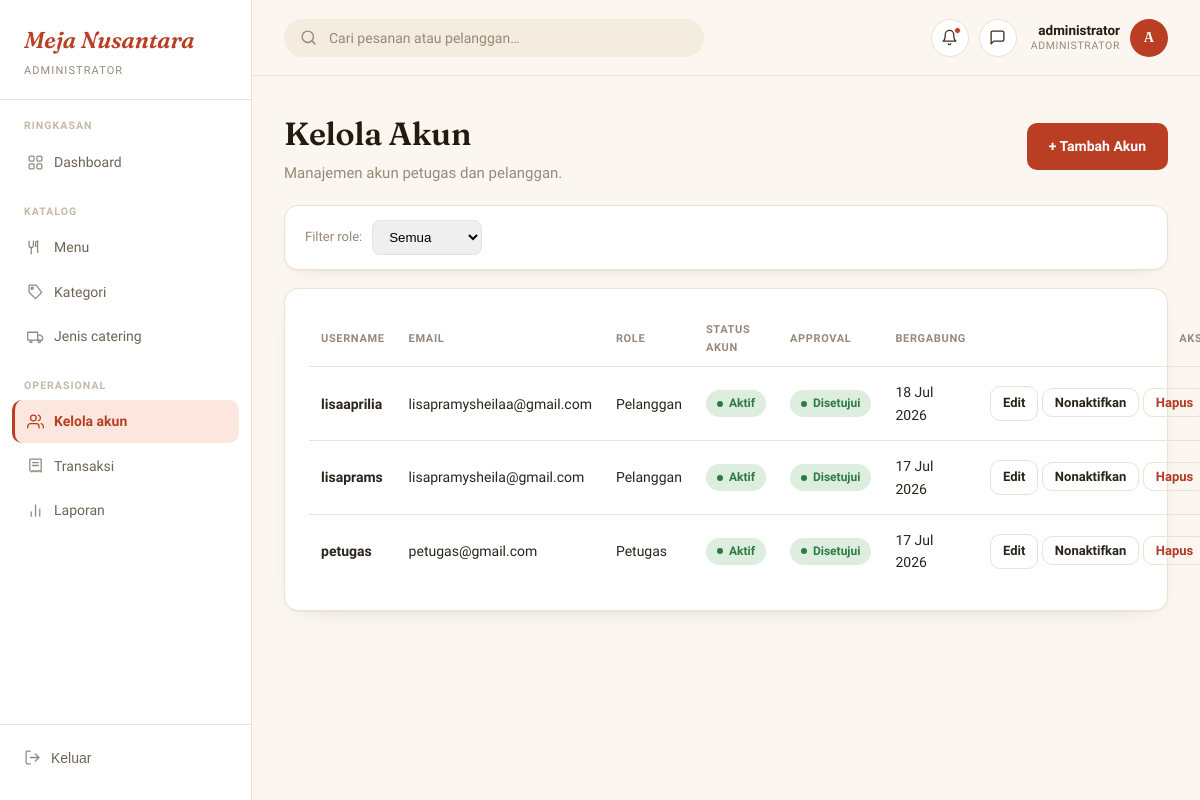
/admin-panel/akun/ (signed in), run on the app's committed database.
### administrator/models.py (models this page shows, shortened)
class User(AbstractUser):
    class Role(models.TextChoices):
        ADMINISTRATOR = 'administrator', 'Administrator'
        petugas = 'petugas', 'petugas'
        PELANGGAN = 'pelanggan', 'Pelanggan'
    role = models.CharField(max_length=20, choices=Role.choices, default=Role.PELANGGAN)
    is_approved = models.BooleanField(
        default=False,
        help_text="Khusus role pelanggan. True jika registrasi sudah disetujui petugas."
    )
    approved_by = models.ForeignKey(
        'self', on_delete=models.SET_NULL, null=True, blank=True,
        related_name='approved_users', limit_choices_to={'role': 'petugas'}
    )
    approved_at = models.DateTimeField(null=True, blank=True)
    no_telepon = models.CharField(max_length=20, blank=True)
    alamat = models.TextField(blank=True)

### administrator/views.py (the view)
# urls.py: path('akun/', views.akun_list, name='akun_list'),
@role_required('administrator')
def akun_list(request):
    role_filter = request.GET.get('role', '')
    akun = User.objects.exclude(role=User.Role.ADMINISTRATOR).order_by('-date_joined')
    if role_filter:
        akun = akun.filter(role=role_filter)
    paginator = Paginator(akun, 15)
    page_obj = paginator.get_page(request.GET.get('page'))
    return render(request, 'administrator/akun_list.html', {'page_obj': page_obj, 'role_filter': role_filter})

### templates/administrator/akun_list.html (shortened to what this page needs)
{% extends "base.html" %}
{% block brand_sub %}Administrator{% endblock %}
{% block topbar_role %}Administrator{% endblock %}
{% block sidebar_nav %}
<div class="nav-group">
  <div class="nav-label">Ringkasan</div>
  <a class="nav-link" href="{% url 'administrator:dashboard' %}">
    Dashboard
  </a>
</div>
<div class="nav-group">
  <div class="nav-label">Katalog</div>
  <a class="nav-link" href="{% url 'administrator:menu_list' %}">
    <svg viewBox="0 0 24 24" fill="none" stroke="currentColor" stroke-width="1.8" stroke-linecap="round" stroke-linejoin="round"><path d="M3 3v7c0 1 1 2 2 2h2c1 0 2-1 2-2V3"/><path d="M6 12v9"/><path d="M15 3c-1.5 0-3 1.5-3 4v3h3v9"/><path d="M15 3v6"/></svg>
    Menu
  </a>
  <a class="nav-link" href="{% url 'administrator:kategori_list' %}">
    <svg viewBox="0 0 24 24" fill="none" stroke="currentColor" stroke-width="1.8" stroke-linecap="round" stroke-linejoin="round"><path d="M20.59 13.41 12 22l-9-9V3h10z"/><circle cx="7.5" cy="7.5" r="1.5"/></svg>
    Kategori
  </a>
  <a class="nav-link" href="{% url 'administrator:jenis_catering_list' %}">
    <svg viewBox="0 0 24 24" fill="none" stroke="currentColor" stroke-width="1.8" stroke-linecap="round" stroke-linejoin="round"><rect x="1" y="6" width="14" height="11"/><path d="M15 10h4l3 3v4h-7z"/><circle cx="5.5" cy="19" r="1.6"/><circle cx="17.5" cy="19" r="1.6"/></svg>
    Jenis catering
  </a>
</div>
<div class="nav-group">
  <div class="nav-label">Operasional</div>
  <a class="nav-link active" href="{% url 'administrator:akun_list' %}">
    <svg viewBox="0 0 24 24" fill="none" stroke="currentColor" stroke-width="1.8" stroke-linecap="round" stroke-linejoin="round"><path d="M17 21v-2a4 4 0 0 0-4-4H5a4 4 0 0 0-4 4v2"/><circle cx="9" cy="7" r="4"/><path d="M23 21v-2a4 4 0 0 0-3-3.87"/><path d="M16 3.13a4 4 0 0 1 0 7.75"/></svg>
    Kelola akun
  </a>
  <a class="nav-link" href="{% url 'administrator:transaksi_list' %}">
    <svg viewBox="0 0 24 24" fill="none" stroke="currentColor" stroke-width="1.8" stroke-linecap="round" stroke-linejoin="round"><path d="M4 3h16v18l-3-2-2 2-2-2-2 2-2-2-2 2-3-2z"/><line x1="8" y1="8" x2="16" y2="8"/><line x1="8" y1="12" x2="16" y2="12"/></svg>
    Transaksi
  </a>
  <a class="nav-link" href="{% url 'administrator:laporan' %}">
    <svg viewBox="0 0 24 24" fill="none" stroke="currentColor" stroke-width="1.8" stroke-linecap="round" stroke-linejoin="round"><line x1="18" y1="20" x2="18" y2="10"/><line x1="12" y1="20" x2="12" y2="4"/><line x1="6" y1="20" x2="6" y2="14"/></svg>
    Laporan
  </a>
</div>
{% endblock %}
{% block content %}
<div class="panel-head" style="margin-bottom: 20px;">
  <div>
    <h1 style="margin-bottom:2px;">Kelola Akun</h1>
    <p style="color: var(--text-muted); margin:0;">Manajemen akun petugas dan pelanggan.</p>
  </div>
  <a href="{% url 'administrator:akun_tambah' %}" class="btn btn-primary">+ Tambah Akun</a>
</div>
<div class="panel" style="padding: 14px 20px; margin-bottom: 18px;">
  <form method="get" style="display:flex; gap:10px; align-items:center;">
    <label style="font-size:13px; color: var(--text-muted); margin:0;">Filter role:</label>
    <select name="role" onchange="this.form.submit()" style="padding:8px 12px; border:1px solid var(--border); border-radius:8px;">
      <option value="" {% if not role_filter %}selected{% endif %}>Semua</option>
    </select>
  </form>
</div>
<div class="panel">
  {% if page_obj %}
  <table class="data">
    <thead>
      <tr>
        <th>Username</th>
        <th>Email</th>
        <th>Role</th>
        <th>Status akun</th>
        <th>Approval</th>
        <th>Bergabung</th>
        <th style="text-align:right;">Aksi</th>
      </tr>
    </thead>
    <tbody>
      {% for akun in page_obj %}
      <tr>
        <td><strong>{{ akun.username }}</strong></td>
        <td>{{ akun.email|default:"-" }}</td>
        <td style="text-transform: capitalize;">{{ akun.role }}</td>
        <td>
          {% if akun.is_active %}
            <span class="badge selesai">Aktif</span>
          {% else %}
            <span class="badge batal">Nonaktif</span>
          {% endif %}
        </td>
        <td>
          {% if akun.is_approved %}
            <span class="badge selesai">Disetujui</span>
          {% else %}
            <span class="badge menunggu">Menunggu</span>
          {% endif %}
        </td>
        <td>{{ akun.date_joined|date:"d M Y" }}</td>
        <td style="text-align:right; white-space:nowrap;">
          <a href="{% url 'administrator:akun_edit' akun.pk %}" class="btn btn-ghost" style="padding:6px 12px; font-size:13px;">Edit</a>
          <form method="post" action="{% url 'administrator:akun_toggle_active' akun.pk %}" style="display:inline;">
            <button type="submit" class="btn btn-ghost" style="padding:6px 12px; font-size:13px;">
              {% if akun.is_active %}Nonaktifkan{% else %}Aktifkan{% endif %}
            </button>
          </form>
          <form method="post" action="{% url 'administrator:akun_hapus' akun.pk %}" style="display:inline;"
                onsubmit="return confirm('Yakin hapus akun {{ akun.username }}? Tindakan ini tidak bisa dibatalkan.');">
            <button type="submit" class="btn btn-ghost" style="padding:6px 12px; font-size:13px; color: var(--danger);">Hapus</button>
          </form>
        </td>
      </tr>
      {% endfor %}
    </tbody>
  </table>
  {% else %}
  <p style="color: var(--text-muted); text-align:center; padding: 30px 0;">Belum ada akun.</p>
  {% endif %}
</div>
{% endblock %}

### templates/base.html (shortened to what this page needs)
{% load static %}
<!DOCTYPE html>
<html lang="id">
<head>
<link rel="stylesheet" href="{% static 'css/main.css' %}">
</head>
<body>
<div class="app-shell">
  <aside class="sidebar">
    <div class="brand">
      <div class="brand-mark">Meja Nusantara</div>
      <div class="brand-sub">{% block brand_sub %}Panel{% endblock %}</div>
    </div>
    {% block sidebar_nav %}{% endblock %}
    <div class="sidebar-bottom">
      <form method="post" action="{% url 'pelanggan:logout' %}">
        <button type="submit" class="nav-link" style="width:100%; background:none; border:none; text-align:left; cursor:pointer;">
          <svg viewBox="0 0 24 24" fill="none" stroke="currentColor" stroke-width="1.8" stroke-linecap="round" stroke-linejoin="round"><path d="M9 21H5a2 2 0 0 1-2-2V5a2 2 0 0 1 2-2h4"/><polyline points="16 17 21 12 16 7"/><line x1="21" y1="12" x2="9" y2="12"/></svg>
          Keluar
        </button>
      </form>
    </div>
  </aside>
  <div class="main-col">
    <header class="topbar">
      <div class="topbar-search">
        <svg viewBox="0 0 24 24" fill="none" stroke="currentColor" stroke-width="2" stroke-linecap="round" stroke-linejoin="round"><circle cx="11" cy="11" r="8"/><line x1="21" y1="21" x2="16.65" y2="16.65"/></svg>
        <input type="text" placeholder="Cari pesanan atau pelanggan…">
      </div>
      <div class="topbar-actions">
        <button type="button" class="icon-btn" aria-label="Notifikasi">
          <svg viewBox="0 0 24 24" fill="none" stroke="currentColor" stroke-width="1.8" stroke-linecap="round" stroke-linejoin="round"><path d="M18 8a6 6 0 1 0-12 0c0 7-3 9-3 9h18s-3-2-3-9"/><path d="M13.73 21a2 2 0 0 1-3.46 0"/></svg>
          <span class="dot"></span>
        </button>
        <button type="button" class="icon-btn" aria-label="Pesan">
          <svg viewBox="0 0 24 24" fill="none" stroke="currentColor" stroke-width="1.8" stroke-linecap="round" stroke-linejoin="round"><path d="M21 15a2 2 0 0 1-2 2H7l-4 4V5a2 2 0 0 1 2-2h14a2 2 0 0 1 2 2z"/></svg>
        </button>
        <div class="topbar-user">
          <div class="topbar-user-text">
            <div class="topbar-user-name">{{ request.user.username }}</div>
            <div class="topbar-user-role">{% block topbar_role %}Panel{% endblock %}</div>
          </div>
          <div class="avatar">{{ request.user.username|slice:":1"|upper }}</div>
        </div>
      </div>
    </header>
    <main class="content">
      {% block content %}{% endblock %}
    </main>
  </div>
</div>
</body>
</html>

### data on the page
User: user.username "administrator", user.username "A"
User: username "lisaaprilia", email "lisapramysheilaa@gmail.com", role "Pelanggan", is_active "Aktif", is_approved "Disetujui", date_joined "18 Jul 2026"
User: username "lisaprams", email "lisapramysheila@gmail.com", role "Pelanggan", is_active "Aktif", is_approved "Disetujui", date_joined "17 Jul 2026"
User: username "petugas", email "petugas@gmail.com", role "Petugas", is_active "Aktif", is_approved "Disetujui", date_joined "17 Jul 2026"
